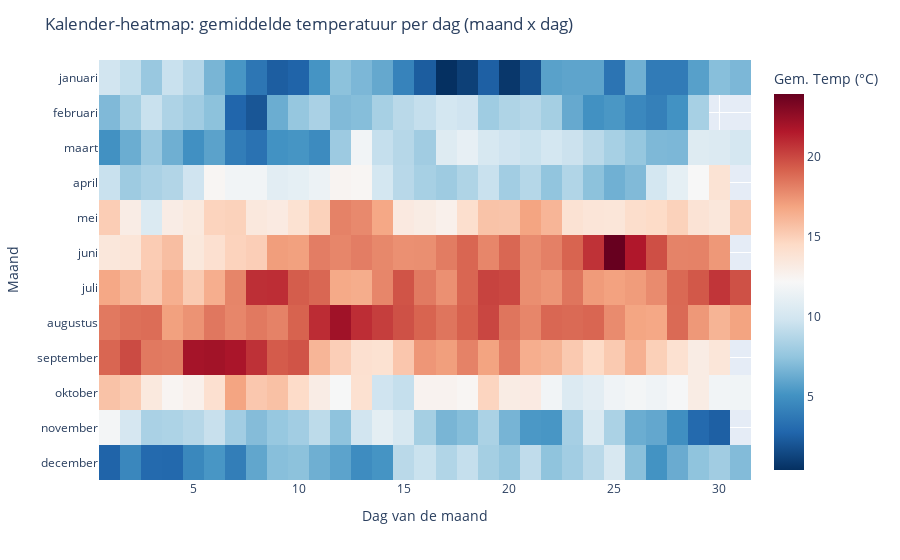

The code cell stored with this chart in its notebook:
### Code cell
import plotly.express as px
import calendar
import locale

# Locale op Nederlands zetten
locale.setlocale(locale.LC_TIME, "nl_NL.UTF-8")  # werkt op Linux/Mac
# op Windows kan het ook "nl_NL" of "nld_NLD" zijn, afhankelijk van je systeem

assert "TG_C" in df.columns, "TG_C niet beschikbaar."

# Pivot: rijen = maand (1–12), kolommen = dag van de maand
pivot = df.pivot_table(index="month", columns="day", values="TG_C", aggfunc="mean")

# Index (1–12) omzetten naar maandnamen in NL
pivot.index = [calendar.month_name[m] for m in pivot.index]

# Heatmap maken met Plotly
fig = px.imshow(
    pivot,
    labels=dict(x="Dag van de maand", y="Maand", color="Gem. Temp (°C)"),
    x=pivot.columns,
    y=pivot.index,
    color_continuous_scale="RdBu_r",  # lijkt op coolwarm
    aspect="auto"
)

fig.update_layout(
    title="Kalender-heatmap: gemiddelde temperatuur per dag (maand x dag)",
    xaxis_title="Dag van de maand",
    yaxis_title="Maand"
)

fig.show()

### Figure 1 — Plotly figure (JSON) as saved in the notebook; plotly's stock layout.template omitted (floating-point values rounded to 4 significant figures; data arrays with more than 128 entries replaced by an {"elided": "..."} marker saying what was removed)
{"data": [{"coloraxis": "coloraxis", "hovertemplate": "Dag van de maand: %{x}<br>Maand: %{y}<br>Gem. Temp (°C): %{z}<extra></extra>", "name": "0", "type": "heatmap", "x": [1, 2, 3, 4, 5, 6, 7, 8, 9, 10, 11, 12, 13, 14, 15, 16, 17, 18, 19, 20, 21, 22, 23, 24, 25, 26, 27, 28, 29, 30, 31], "xaxis": "x", "y": ["januari", "februari", "maart", "april", "mei", "juni", "juli", "augustus", "september", "oktober", "november", "december"], "yaxis": "y", "z": {"elided": "12x31 float values"}}], "layout": {"coloraxis": {"colorbar": {"title": {"text": "Gem. Temp (°C)"}}, "colorscale": [[0, "rgb(5,48,97)"], [0.1, "rgb(33,102,172)"], [0.2, "rgb(67,147,195)"], [0.3, "rgb(146,197,222)"], [0.4, "rgb(209,229,240)"], [0.5, "rgb(247,247,247)"], [0.6, "rgb(253,219,199)"], [0.7, "rgb(244,165,130)"], [0.8, "rgb(214,96,77)"], [0.9, "rgb(178,24,43)"], [1, "rgb(103,0,31)"]]}, "margin": {"t": 60}, "title": {"text": "Kalender-heatmap: gemiddelde temperatuur per dag (maand x dag)"}, "xaxis": {"anchor": "y", "domain": [0, 1], "title": {"text": "Dag van de maand"}}, "yaxis": {"anchor": "x", "autorange": "reversed", "domain": [0, 1], "title": {"text": "Maand"}}}}
